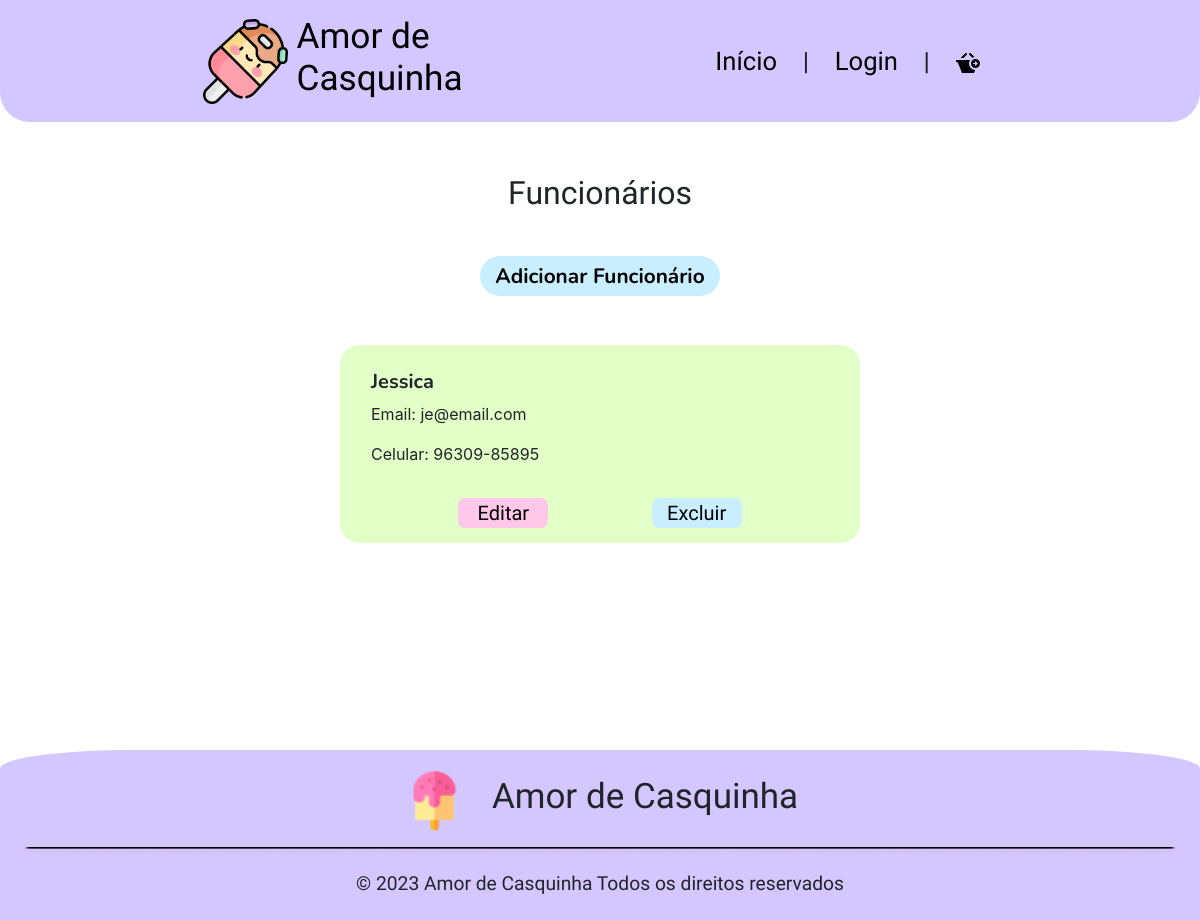
/app/view/sessaoFuncionarios.php, run on an earlier commit of the app's database.
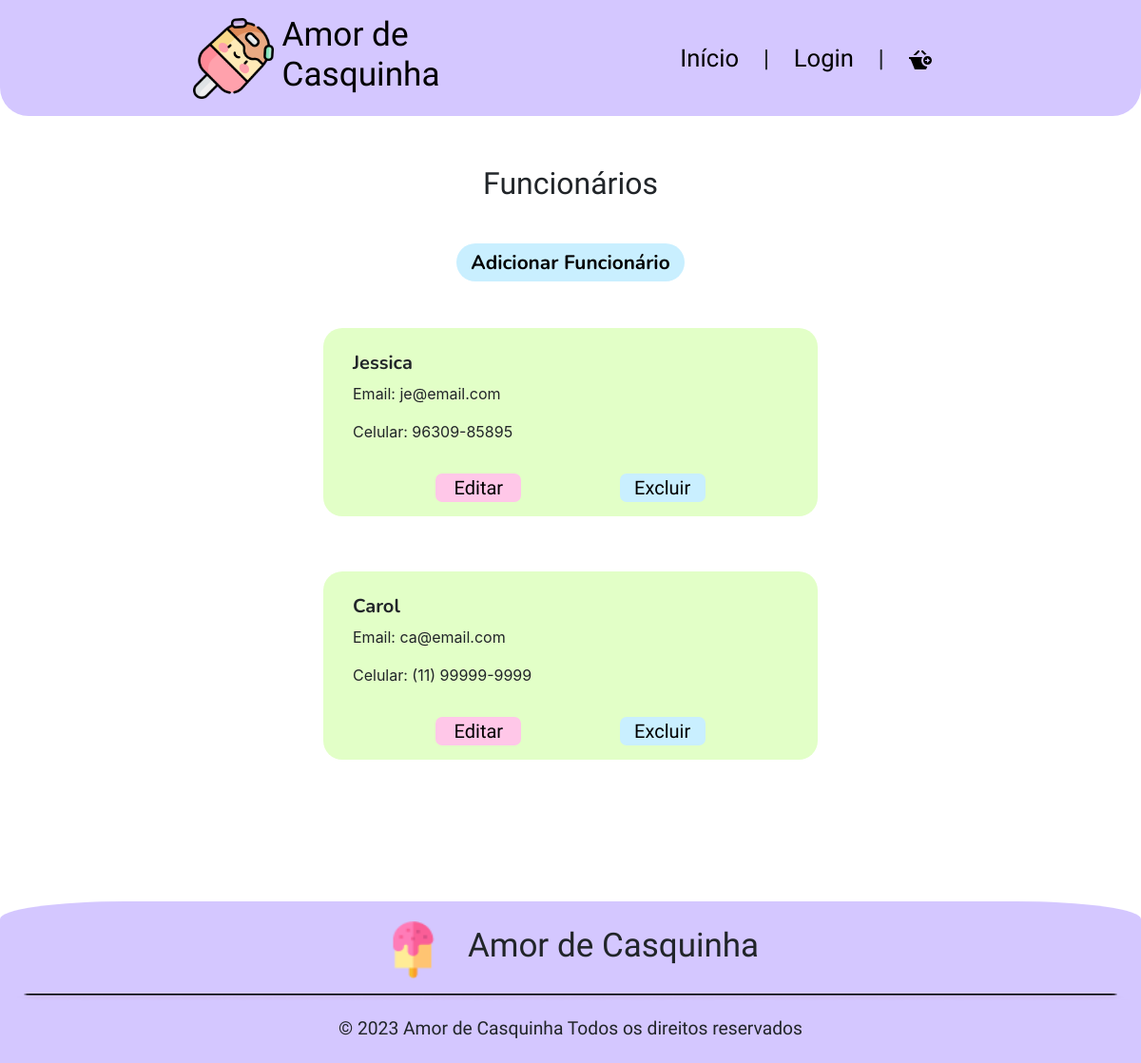
And on a later commit of the database.
### tables this page shows
CREATE TABLE `funcionarios` (
  `idFuncionario` int(11) NOT NULL,
  `desativado` tinyint(4) DEFAULT 0,
  `adm` tinyint(4) DEFAULT NULL,
  `perfil` char(4) DEFAULT 'FUNC',
  `nome` varchar(255) DEFAULT NULL,
  `telefone` varchar(25) DEFAULT NULL,
  `email` varchar(255) DEFAULT NULL,
  `senha` varchar(255) DEFAULT NULL,
  `idEndereco` int(11) DEFAULT NULL
);

### app/config/database.php (called while the page is built, shortened)
<?php
    class Database {
        private $host;
        private $db;
        private $user;
        private $pass;
        private $charset;
        private $conn;
        public function __construct() {
            $env = file_get_contents(__DIR__."/.env");
            $lines = explode("\n",$env);
            $this->host = 'localhost';
            $this->db = 'db_sorveteria';
            $this->user = 'root';
            $this->pass = '';
            $this->charset = 'utf8mb4';
        }
        public function getConnection() {
            $dsn = "mysql:host={$this->host};dbname={$this->db};charset={$this->charset}";
            $options = [
                PDO::ATTR_ERRMODE            => PDO::ERRMODE_EXCEPTION,
                PDO::ATTR_DEFAULT_FETCH_MODE => PDO::FETCH_ASSOC,
                PDO::ATTR_EMULATE_PREPARES   => false,
            ];
            try {
                $this->conn = new PDO($dsn, $this->user, $this->pass, $options);
            } catch (PDOException $e) {
                throw new PDOException($e->getMessage(), (int)$e->getCode());
            }
            return $this->conn;
        }
}

### app/model/funcionarios.php (called while the page is built, shortened)
<?php
    require_once '../config/database.php';
    class Funcionarios{
        private $conn;
        public function __construct(){
            $database = new DataBase;
            $this->conn = $database->getConnection();
        }
        public function listarFunc(){
            try{
                $cmd = $this->conn->prepare("CALL ListarFuncionarios()");
                $cmd->execute();
                $funcionarios = $cmd->fetchAll();
                return $funcionarios;
            } catch (PDOException $e) {
                echo "Erro no banco de dados: " . $e->getMessage();
            }
        }
    }
?>

### app/controller/funcionarioController.php (called while the page is built, shortened)
<?php
    require '../model/funcionarios.php';
    class FuncionarioController{
        private $funcionario;
        public function __construct(){
            $this->funcionario = new Funcionarios();
        }
        public function listarFunc(){
            $listaFuncionarios = $this->funcionario->listarFunc();
            if($listaFuncionarios == null || count($listaFuncionarios) == 0){
                return "Nenhum funcionário encontrado.";
            }else{
                return $listaFuncionarios;
            }
        }
    }
?>

### app/view/sessaoFuncionarios.php (the view, shortened to what this page needs)
<?php
require_once '../controller/funcionarioController.php';
$func = new FuncionarioController();
$listaFuncionarios = $func->listarFunc();
?>
<!DOCTYPE html>
<html lang="pt-br">
<head>
    <link href="https://cdn.jsdelivr.net/npm/bootstrap@5.3.2/dist/css/bootstrap.min.css" rel="stylesheet">
    <link rel="stylesheet" href="https://stackpath.bootstrapcdn.com/bootstrap/4.1.3/css/bootstrap.min.css">
    <link rel="stylesheet" href="style/CabecalhoRodape.css">
    <link rel="stylesheet" href="style/editarFuncionariosS.css">
    <link rel="stylesheet" href="https://cdnjs.cloudflare.com/ajax/libs/jquery-confirm/3.7.1/jquery-confirm.min.css">
</head>
<body>
    <?php
        include_once 'components/header.php';
    ?>
    <main>
        <h1 class="m-auto text-center pt-4 pb-4">Funcionários</h1>
        <div class="conteiner">
            <button class="add">Adicionar Funcionário</button>
            <div class="conteiner1">
                    <?php
                        foreach ($listaFuncionarios as $row) {
                            $redirectToEditar = 'editarFuncionarios.php?funcEmail='.$row['email'];
                            $redirectToExcluir = 'sessaoFuncionarios.php?exclFunc='.$row['email'];
                            echo '<div class="c1">
                                    <div class="c2">
                                        <!-- <div class="c3">
                                            <picture>
                                            <source media="(min-width: 768px)" srcset="images/'.$row["perfil"].'.png">
                                            <img src="images/'.$row["perfil"].'.png" alt="'.$row["nome"].'">
                                            </picture>
                                        </div> -->
                                        <div class="d-flex flex-column">
                                            <div id="dados">
                                                <h3 class="titulo px-3">'.$row["nome"].'</h3>
                                                <div class="px-3">
                                                    <p>Email: '.$row["email"].'</p>
                                                    <p>Celular: '.$row["telefone"].'</p>
                                                </div>
                                            </div>
                                        </div>
                                    </div>
                                    <div class="botao text-center d-flex justify-content-evenly mt-3">
                                        <button id="excl"><a href="'.$redirectToEditar.'">Editar</a></button>
                                        <button id="edit"><a href="'.$redirectToExcluir.'">Excluir</a></button>
                                    </div>
                                </div>';
                        }
                    ?>
            </div>
        </div>
    </main>
    <?php
        include_once 'components/footer.php';
    ?>
</body>
</html>

### app/view/components/header.php (shortened to what this page needs)
<header>
    <div class="conteiner-fluid d-flex justify-content-around cabecalho align-items-center">
        <div class="logo">
            <img src="../images/iceCream.png" alt="Logo Amor de Casquinha" class="logo">
            <h4 class="titulo1">Amor de Casquinha</h4>
        </div>
        <nav class="navigation text-center">
            <?php
            if(isset($_SESSION["userEmail"])){
                switch($_SESSION["userPerfil"]){
                    case "CLIE":
                        echo "<a href='index.php'>Início</a><span> | </span>";
                        echo "<a href='sobre.php'>Perfil</a><span> | </span>";
                        echo "<a href='carrinho.php'><svg xmlns='http://www.w3.org/2000/svg' width='24' height='24' viewBox='0 0 24 24'><path d='M19.5 8c-2.485 0-4.5 2.015-4.5 4.5s2.015 4.5 4.5 4.5 4.5-2.015 4.5-4.5-2.015-4.5-4.5-4.5zm-.5 7v-2h-2v-1h2v-2l3 2.5-3 2.5zm-5.701-11.26c-.207-.206-.299-.461-.299-.711 0-.524.407-1.029 1.02-1.029.262 0 .522.1.721.298l3.783 3.783c-.771.117-1.5.363-2.158.726l-3.067-3.067zm-.299 8.76c0-1.29.381-2.489 1.028-3.5h-14.028v2h.643c.535 0 1.021.304 1.256.784l4.101 10.216h12l1.211-3.015c-3.455-.152-6.211-2.993-6.211-6.485zm-2.299-8.76c.207-.206.299-.461.299-.711 0-.524-.407-1.029-1.02-1.029-.261 0-.522.1-.72.298l-4.701 4.702h2.883l3.259-3.26z' class='carrinho'/></svg></a><span> | </span>";
                        break;
                    case "FUNC":
                        echo "<a href='editarProdutos.php'>Produtos</a><span> | </span>";
                        echo "<a href='pedidos.php'>Pedidos</a><span> | </span>";
                        echo "<a href='pessoas.php'>Pessoas</a><span> | </span>";
                        break;
                    case "FADM":
                        echo "<a href='pedidos.php'>Pedidos</a><span> | </span>";
                        echo "<a href='editarProdutos.php'>Produtos</a><span> | </span>";
                        echo "<a href='pessoas.php'>Pessoas</a><span> | </span>";
                        break;
                    case "ENTR":
                        echo "<a href='pedidosEntregador.php'>Pedidos</a><span> | </span>";
                        break;
                    default:
                        echo "<a href='index.php'>Início</a><span> | </span>";
                        echo "<a href='login.php'>Login</a><span> | </span>";
                        echo "<a href='carrinho.php'><svg xmlns='http://www.w3.org/2000/svg' width='24' height='24' viewBox='0 0 24 24'><path d='M19.5 8c-2.485 0-4.5 2.015-4.5 4.5s2.015 4.5 4.5 4.5 4.5-2.015 4.5-4.5-2.015-4.5-4.5-4.5zm-.5 7v-2h-2v-1h2v-2l3 2.5-3 2.5zm-5.701-11.26c-.207-.206-.299-.461-.299-.711 0-.524.407-1.029 1.02-1.029.262 0 .522.1.721.298l3.783 3.783c-.771.117-1.5.363-2.158.726l-3.067-3.067zm-.299 8.76c0-1.29.381-2.489 1.028-3.5h-14.028v2h.643c.535 0 1.021.304 1.256.784l4.101 10.216h12l1.211-3.015c-3.455-.152-6.211-2.993-6.211-6.485zm-2.299-8.76c.207-.206.299-.461.299-.711 0-.524-.407-1.029-1.02-1.029-.261 0-.522.1-.72.298l-4.701 4.702h2.883l3.259-3.26z' class='carrinho'/></svg></a>";
                        break;
                }
                echo "<a href='../controller/logoff.php'>Sair</a>";
            }
            else
            {
                echo "<a href='index.php'>Início</a><span> | </span>";
                echo "<a href='login.php'>Login</a><span> | </span>";
                echo "<a href='carrinho.php'><svg xmlns='http://www.w3.org/2000/svg' width='24' height='24' viewBox='0 0 24 24'><path d='M19.5 8c-2.485 0-4.5 2.015-4.5 4.5s2.015 4.5 4.5 4.5 4.5-2.015 4.5-4.5-2.015-4.5-4.5-4.5zm-.5 7v-2h-2v-1h2v-2l3 2.5-3 2.5zm-5.701-11.26c-.207-.206-.299-.461-.299-.711 0-.524.407-1.029 1.02-1.029.262 0 .522.1.721.298l3.783 3.783c-.771.117-1.5.363-2.158.726l-3.067-3.067zm-.299 8.76c0-1.29.381-2.489 1.028-3.5h-14.028v2h.643c.535 0 1.021.304 1.256.784l4.101 10.216h12l1.211-3.015c-3.455-.152-6.211-2.993-6.211-6.485zm-2.299-8.76c.207-.206.299-.461.299-.711 0-.524-.407-1.029-1.02-1.029-.261 0-.522.1-.72.298l-4.701 4.702h2.883l3.259-3.26z' class='carrinho'/></svg></a>";
            }
            ?>
        </nav>
    </div>
</header>

### app/view/components/footer.php (shortened to what this page needs)
<footer>
    <div class="conteiner-fluid d-flex justify-content-center rodape align-items-center flex-column">
        <div class="d-flex flex-row justify-content-around align-items-center">
            <img src="../images/image 1.png" alt="Logo Amor de Casquinha" class="pe-4 logo">
            <h3>Amor de Casquinha</h3>
        </div>
        <img src="../images/Rectangle 1048.png" class="pt-3 linha">
        <div class="text-center">
            <p>&copy; 2023 Amor de Casquinha Todos os direitos reservados</p>
        </div>
    </div>
</footer>

### app/view/style/CabecalhoRodape.css (style rules this page uses)
:root { --roxo-bebe: #D4C7FF; --Nunito: 'Nunito', sans-serif; --Agbalumo: 'Agbalumo'; }
* { padding: 0; margin: 0; }
header { position: fixed; width: 100%; padding: 20px; display: flex; justify-content: space-around; z-index: 2; }
header img { width: 30px; height: 30px; }
.logo { display: flex; font-family: var(--Agbalumo); transition: 0.3s; align-items: center; }
.logo img { width: 40px; height: auto; margin-right: 9px; }
nav.navigation { display: none; font-family: var(--Nunito); }
.cabecalho { background-color: var(--roxo-bebe); height: 130px; font-family: var(--Agbalumo); font-size: 24px; border-radius: 0 0 11% 11%; position: fixed; width: 100vw; top: 0; z-index: 999; }
main { padding-top: 150px; }
.titulo1 { font-family: var(--Agbalumo); font-size: 1.30rem; color: black; }
.cabecalho a, a:visited, a:active { color: black; text-decoration: none; }
.rodape { padding-top: 15px; background-color: var(--roxo-bebe); height: 170px; font-family: var(--Agbalumo); font-size: 24px; border-radius: 11% 11% 0 0; margin-top: 10%; }
.rodape p { font-size: 1rem; margin-top: 15px; }
@media (min-width: 768px) { .cabecalho { height: 122px; border-radius: 0 0 30px 30px; } }
@media (min-width: 768px) { nav.navigation { display: flex; align-items: center; justify-content: space-around; width: 25%; } }
@media (min-width: 768px) { .navigation a { margin: 0 10px; font-family: var(--Agbalumo); font-size: 1.6rem; } }
@media (min-width: 768px) { .titulo1 { display: block; width: 450px; font-size: 2.20rem; } }
@media (min-width: 768px) { .logo img { width: 89px; height: 85px; } }
@media (min-width: 768px) { .rodape .linha { width: 1176px; height: 24px; } }
@media (min-width: 768px) { .logo { width: 90px; height: 60px; } }
@media (min-width: 768px) { .rodape h3 { font-family: var(--Agbalumo); font-size: 35px; } }
@media (min-width: 768px) { .rodape p { font-size: 19.254px; } }

### app/view/style/editarFuncionariosS.css (style rules this page uses)
:root { --roxo-bebe: #D4C7FF; --Nunito: 'Nunito', sans-serif; --Agbalumo: 'Agbalumo'; --azul-bebe: #C9EFFF; --rosa-bebe: #FFC7E8; --amarelo-bebe: #FFFAC7; --verde-bebe: #E2FFC7; }
h1 { font-family: var(--Agbalumo); font-size: 2rem; width: 70%; text-align: center; margin: 20px auto; }
main { min-height: calc(100vh - 170px); }
.add { background-color: var(--azul-bebe); border: none; border-radius: 20px; font-family: var(--Nunito); font-weight: bolder; font-size: 1.30rem; width: 240px; height: 40px; margin: 20px 0; }
.conteiner { display: flex; flex-direction: column; align-items: center; justify-content: center; }
.c1 { background-color: var(--verde-bebe); padding: 15px; border-radius: 20px; margin: 20px 0; display: flex; width: 80%; margin: 20px auto; flex-direction: column; }
.c2 { display: flex; flex-direction: row; }
.conteiner1 button { width: 208px; background-color: var(--azul-bebe); }
.titulo { margin-top: 10px; font-family: var(--Nunito); font-size: 1.25rem; font-weight: bold; }
.botao #excl { background-color: var(--rosa-bebe); border: none; border-radius: 7px; font-family: var(--Agbalumo); width: 90px; height: 30px; }
.botao #excl a, a:visited, a:active { color: black; }
.botao #edit a, a:visited, a:active { color: black; }
.botao #edit { background-color: var(--azul-bebe); border: none; border-radius: 7px; font-family: var(--Agbalumo); width: 90px; height: 30px; }
@media (min-width: 768px) { .conteiner1 { display: flex; flex-direction: row !important; flex-wrap: wrap; width: 90%; justify-content: center; } }
@media (min-width: 768px) { .c1 { margin: 29px; width: 520px; } }
@media (min-width: 768px) { h1 { padding-top: 20px !important; } }
@media (min-width: 768px) { .botao #excl, #edit { font-size: 1.25rem; } }

What changed in the data, as far as the page shows it:
added funcionarios: nome "Carol", email "ca@email.com", telefone "(11) 99999-9999"
